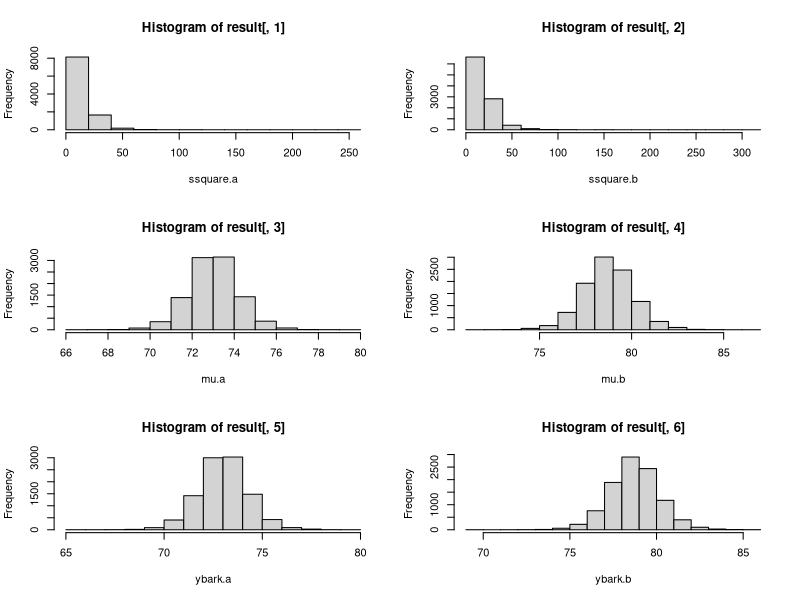

Reproduce this figure in R.
## ---- chunk 1
knitr::opts_chunk$set(echo = TRUE)
## ---- chunk 2
a = c(60, 72, 78, 92, 78, 57, 62, 72, 88, 71)
b = c(68, 90, 88, 88, 68, 72, 72, 92, 50, 99)
y = cbind(a, b)
sampsize = length(a)
ybar = c(mean(a), mean(b))
ssquare = c(sd(a), sd(b))
k = 120
nsimul = 10000
result = matrix(0,nsimul,8)
for (i in 1:nsimul){
  tmp=rnorm(sampsize-1)
  chisq=sum(tmp*tmp)
  sigmasq=(sampsize-1)*ssquare/chisq;
  mu=ybar+sqrt(sigmasq/
                 sampsize)*rnorm(1)
  ybark=mu+sqrt(sigmasq/k)*rnorm(1)
  yind=mu+sqrt(sigmasq)*rnorm(1)
  result[i,] = c(sigmasq, mu, ybark, yind)
}
par(mfrow=c(3,2))
hist(result[,1], xlab="ssquare.a")
hist(result[,2], xlab="ssquare.b")
hist(result[,3], xlab="mu.a")
hist(result[,4], xlab="mu.b")
hist(result[,5], xlab="ybark.a")
hist(result[,6], xlab="ybark.b")
## ---- chunk 3
## Firm A
quantile(result[,5], c(0.025, 0.975))
## Firm B
quantile(result[,6], c(0.025, 0.975))
## ---- chunk 4
## Firm A
sum(result[,7] >= 75) / nsimul
## Firm B
sum(result[,8] >= 75) / nsimul
